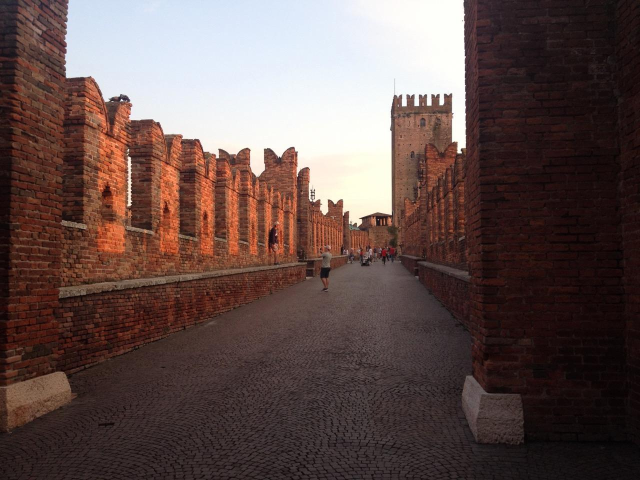
#> input picture 1_image_enhancement/data/verona_color.jpg, 1280 x 960 px (shown at 1/2 size)
$ jupyter execute --allow-errors 3_denoising_sharpening.ipynb
#> lines starting #> are read from the running program, lines starting #| are printed output that depends on the picture; after the words box and inside, x2 and y2 are one past the last pixel; in counts of white or black regions, pixels touching at a corner belong together
### 1_image_enhancement/lib/widgets.py
import cv2
from ipywidgets import interact, widgets


from .plots import (
    plot_img_repr,
    plot_linear_contrast_enhance,
    plot_gamma_correct,
    plot_hist_equalize,
    plot_clahe,
    plot_mean_kernel,
    plot_gaussian_kernel,
    plot_median_kernel,
    plot_laplacian_kernel,
    plot_sharpening_kernel,
    plot_multi_filter,
    plot_unsharp_mask,
    plot_DoG,
    plot_multi_sharpening,
)

from .denoising_sharpening import (
    add_salt_pepper_noise,
    add_gaussian_noise,
)


DEFAULT_IMGS = ['data/verona_color.jpg', 'data/verona_gray.jpg']


def read_and_convert_img(img_file):
    img = cv2.imread(img_file, cv2.IMREAD_UNCHANGED)

    if len(img.shape) == 3:
        img = cv2.cvtColor(img, cv2.COLOR_BGR2RGB)

    return img


# [5 lines left out: function build_plot_wrapper, not called in this run]


def build_plot_wrapper_with_crop(
    func, crop_x_slider, crop_y_slider,
    crop_size_slider
):
    def plot_wrapper(img_file, *args, **kwargs):
        img = read_and_convert_img(img_file)

        height, width = img.shape[:2]
        crop_x_slider.min = 0
        crop_y_slider.min = 0
        crop_x_slider.max = width
        crop_y_slider.max = height
        crop_size_slider.max = min(height, width, crop_size_slider.max)

        func(img, *args, **kwargs)

    return plot_wrapper


def interact_with_crop(func, x0_value=0, y0_value=0,
                       size_value=10,
                       size_max=100,
                       *args, **kwargs):
    crop_x_slider = widgets.IntSlider(min=0, max=x0_value, value=x0_value, continuous_update=False)
    crop_y_slider = widgets.IntSlider(min=0, max=y0_value, value=y0_value, continuous_update=False)
    crop_size_slider = widgets.IntSlider(min=1, max=size_max, value=size_value, continuous_update=False)

    interact(
        build_plot_wrapper_with_crop(
            func, crop_x_slider, crop_y_slider,
            crop_size_slider
        ),
        *args,
        **kwargs,
        crop_x0=crop_x_slider,
        crop_y0=crop_y_slider,
        crop_size=crop_size_slider,
    )


# [66 lines left out: functions interact_img_repr, interact_linear_contrast_enhance, interact_gamma_correct, interact_hist_equalize, interact_clahe, not called in this run]


def interact_mean_kernel(img_files=DEFAULT_IMGS):
    size_slider = widgets.IntSlider(min=1, max=50, value=3, continuous_update=False)

    interact_with_crop(
        plot_mean_kernel,
        img_file=img_files,
        size=size_slider,
        x0_value=782,
        y0_value=186,
        size_value=100,
        size_max=500,
    )


def interact_gaussian_kernel(img_files=DEFAULT_IMGS):
    size_slider = widgets.IntSlider(min=2, max=50, value=3, continuous_update=False)

    interact_with_crop(
        plot_gaussian_kernel,
        img_file=img_files,
        size=size_slider,
        x0_value=782,
        y0_value=186,
        size_value=100,
        size_max=500,
    )


def interact_laplacian_kernel(img_files=DEFAULT_IMGS):
    interact_with_crop(
        plot_laplacian_kernel,
        img_file=img_files,
        x0_value=782,
        y0_value=186,
        size_value=100,
        size_max=500,
    )


def interact_sharpening_kernel(img_files=DEFAULT_IMGS):
    interact_with_crop(
        plot_sharpening_kernel,
        img_file=img_files,
        x0_value=782,
        y0_value=186,
        size_value=100,
        size_max=500,
    )


def interact_unsharp_mask(img_files=DEFAULT_IMGS):
    size_slider = widgets.IntSlider(min=3, max=51, value=3, step=2, continuous_update=False)

    interact_with_crop(
        plot_unsharp_mask,
        img_file=img_files,
        size=size_slider,
        x0_value=782,
        y0_value=186,
        size_value=100,
        size_max=500,
    )


def interact_DoG(img_files=DEFAULT_IMGS):
    size_1_slider = widgets.IntSlider(min=3, max=31, value=3, step=2, continuous_update=False)
    size_2_slider = widgets.IntSlider(min=5, max=51, value=5, step=2, continuous_update=False)

    interact_with_crop(
        plot_DoG,
        img_file=img_files,
        size_1=size_1_slider,
        size_2=size_2_slider,
        x0_value=782,
        y0_value=186,
        size_value=100,
        size_max=500,
    )


def interact_median_kernel(img_files=DEFAULT_IMGS):
    size_slider = widgets.IntSlider(min=3, max=51, value=3, step=2, continuous_update=False)

    interact_with_crop(
        plot_median_kernel,
        img_file=img_files,
        size=size_slider,
        x0_value=782,
        y0_value=186,
        size_value=100,
        size_max=500,
    )

def interact_denoise_with_filters(
    img_files=DEFAULT_IMGS,
):
    size_slider = widgets.IntSlider(min=3, max=51, value=3, step=2, continuous_update=False)
    noise_amount_slider = widgets.FloatSlider(min=0, max=1, step=0.01, value=0.01, continuous_update=False)

    # [13 lines left out: function plot_multi_filter_wrapper, not called in this run]

    interact_with_crop(
        plot_multi_filter_wrapper,
        img_file=img_files,
        filter_size=size_slider,
        noise=['Salt and pepper', 'Gaussian'],
        noise_amount=noise_amount_slider,
        x0_value=782,
        y0_value=186,
        size_value=100,
        size_max=500,
    )


def interact_sharpening_with_noise(
    img_files=DEFAULT_IMGS,
):
    size_slider = widgets.IntSlider(min=3, max=51, value=3, step=2, continuous_update=False)
    noise_amount_slider = widgets.FloatSlider(min=0, max=1, step=0.01, value=0.01, continuous_update=False)

    # [13 lines left out: function plot_multi_sharpening_wrapper, not called in this run]

    interact_with_crop(
        plot_multi_sharpening_wrapper,
        img_file=img_files,
        filter_size=size_slider,
        noise=['Salt and pepper', 'Gaussian'],
        noise_amount=noise_amount_slider,
        x0_value=782,
        y0_value=186,
        size_value=100,
        size_max=500,
    )

### 1_image_enhancement/lib/denoising_sharpening.py
import cv2
import numpy as np
from .utils import lightness_only


def build_mean_kernel(size):
    return np.ones((size, size))/(size**2)


def apply_mean_kernel(img, size):
    kernel = build_mean_kernel(size)
    return cv2.filter2D(img, -1, kernel)


def build_gaussian_kernel(size):
    k1 = cv2.getGaussianKernel(size, sigma=0)
    return np.dot(k1, k1.T)


def apply_gaussian_kernel(img, size):
    return cv2.GaussianBlur(img, (size, size), 0)


# [6 lines left out: function build_laplacian_kernel, not called in this run]


def apply_laplacian_kernel(img):
    kernel = build_laplacian_kernel()
    return cv2.filter2D(img, -1, kernel)


# [6 lines left out: function build_sharpening_kernel, not called in this run]


def apply_sharpening_kernel(img):
    kernel = build_sharpening_kernel()
    return cv2.filter2D(img, -1, kernel)


def apply_median_kernel(img, size):
    return cv2.medianBlur(img, size)


def apply_unsharp_mask(img, size):
    smoothed_img = cv2.GaussianBlur(img, (size, size), 0)
    return cv2.addWeighted(img, 2.0, smoothed_img, -1.0, 0)


# [4 lines left out: function apply_DoG, not called in this run]


def add_gaussian_noise(img, mean, sigma):
    noise = np.random.normal(mean, sigma, size=img.shape)
    noisy_img = noise + img
    return np.clip(noisy_img, 0, 255).astype(np.uint8)


def add_salt_pepper_noise(img, amount=0.01):
    width, height = img.shape[0], img.shape[1]
    num_noise = int(np.ceil(amount * width * height))

    coords_y, coords_x = [np.random.randint(0, i, num_noise)
                          for i in img.shape[:2]]

    coords_y_salt, coords_y_pepper = np.split(coords_y, 2)
    coords_x_salt, coords_x_pepper = np.split(coords_x, 2)

    new_img = np.copy(img)
    new_img[coords_y_salt, coords_x_salt] = 0
    new_img[coords_y_pepper, coords_x_pepper] = 255

    return new_img

### 1_image_enhancement/3_denoising_sharpening.ipynb
[cell 1]
import cv2
import numpy as np
import matplotlib.pyplot as plt

# Mean filtering

[cell 2]
img = cv2.imread('data/verona_color.jpg')[..., ::-1]

[cell 3]
kernel = np.array([
    [1, 1, 1],
    [1, 1, 1],
    [1, 1, 1],
]) * 1/9

# Or shorter: kernel = ones((3, 3)) * 1/9

new_img = cv2.filter2D(img, -1, kernel)

plt.imshow(new_img)

[cell 4]
from lib.widgets import interact_mean_kernel

#> (the rest of this cell did not finish here and is left out)

#> the sliders are set to img_file = data/verona_color.jpg, size = 3, crop_x0 = 782, crop_y0 = 186, crop_size = 100
#> in read_and_convert_img, img is the input picture: shape (960, 1280, 3); mean B, G, R 76.1, 79.4, 98.6

# Gaussian filtering

[cell 5]
from lib.denoising_sharpening import build_gaussian_kernel

kernel = build_gaussian_kernel(3)
print(kernel)

new_img = cv2.filter2D(img, -1, kernel)

plt.imshow(new_img)

[cell 6]
from lib.widgets import interact_gaussian_kernel

#> (the rest of this cell did not finish here and is left out)

#> the sliders are set to img_file = data/verona_color.jpg, size = 3, crop_x0 = 782, crop_y0 = 186, crop_size = 100

# Median filtering

[cell 7]
from lib.widgets import interact_median_kernel

#> (the rest of this cell did not finish here and is left out)

#> the sliders are set to img_file = data/verona_color.jpg, size = 3, crop_x0 = 782, crop_y0 = 186, crop_size = 100

# Noise

[cell 8]
from lib.denoising_sharpening import add_salt_pepper_noise

plt.imshow(add_salt_pepper_noise(img[:100, :100, :], 0.01))
#> in add_salt_pepper_noise, `new_img = np.copy(img)`:
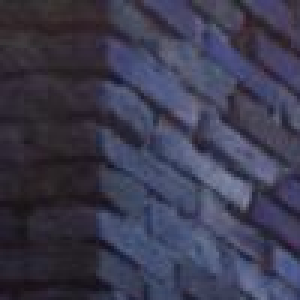
#> new_img: shape (100, 100, 3) (shown 3 times larger); mean of channels 0, 1, 2 79.5, 59.3, 59.9; drawn as B, G, R
#> in add_salt_pepper_noise, `new_img[coords_y_salt, coords_x_salt] = 0`:
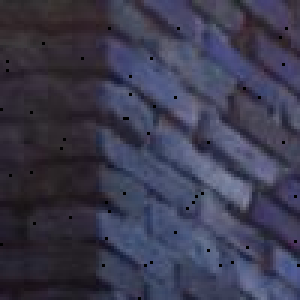
#> new_img: shape (100, 100, 3) (shown 3 times larger); 0.5% of pixels changed, all inside (x1, y1, x2, y2) = (0, 9, 100, 100); drawn as B, G, R
#> in add_salt_pepper_noise, `new_img[coords_y_pepper, coords_x_pepper] = 255`:
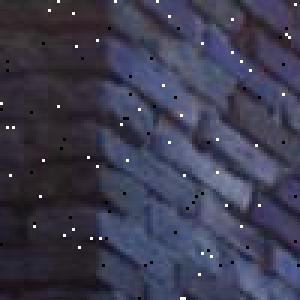
#> new_img: shape (100, 100, 3) (shown 3 times larger); 0.5% of pixels changed, all inside (x1, y1, x2, y2) = (0, 0, 99, 100); drawn as B, G, R

[cell 9]
from lib.denoising_sharpening import add_gaussian_noise

plt.imshow(add_gaussian_noise(img[:100, :100, :], 0, 15))
#> in add_gaussian_noise, `noisy_img = noise + img`:
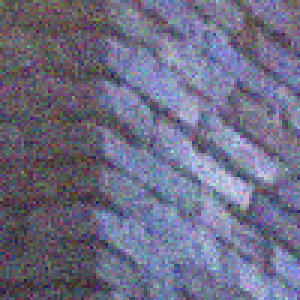
#> noisy_img: shape (100, 100, 3) float64 (shown 3 times larger); mean of channels 0, 1, 2 79.5, 59.2, 60; drawn with min black and max white
#> in add_gaussian_noise, `return np.clip(noisy_img, 0, 255).astype(np.uint8)`:
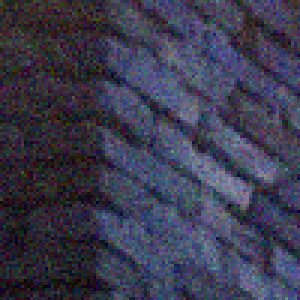
#> returned value: shape (100, 100, 3) (shown 3 times larger); mean of channels 0, 1, 2 79, 58.8, 59.5; drawn as B, G, R

# Denoising with filters

[cell 10]
from lib.widgets import interact_denoise_with_filters

#> (the rest of this cell did not finish here and is left out)

#> the sliders are set to img_file = data/verona_color.jpg, filter_size = 3, noise = Salt and pepper, noise_amount = 0.01, crop_x0 = 782, crop_y0 = 186, crop_size = 100

# Laplacian

[cell 11]
from lib.widgets import interact_laplacian_kernel

#> (the rest of this cell did not finish here and is left out)

#> the sliders are set to img_file = data/verona_color.jpg, crop_x0 = 782, crop_y0 = 186, crop_size = 100

# Sharpening filter

[cell 12]
from lib.widgets import interact_sharpening_kernel

#> (the rest of this cell did not finish here and is left out)

#> the sliders are set to img_file = data/verona_color.jpg, crop_x0 = 782, crop_y0 = 186, crop_size = 100

# Unsharp mask

[cell 13]
from lib.widgets import interact_unsharp_mask

#> (the rest of this cell did not finish here and is left out)

#> the sliders are set to img_file = data/verona_color.jpg, size = 3, crop_x0 = 782, crop_y0 = 186, crop_size = 100

# Difference of Gaussians (DoG)

[cell 14]
from lib.widgets import interact_DoG

#> (the rest of this cell did not finish here and is left out)

#> the sliders are set to img_file = data/verona_color.jpg, size_1 = 3, size_2 = 5, crop_x0 = 782, crop_y0 = 186, crop_size = 100

# Sharpening comparison

[cell 15]
from lib.widgets import interact_sharpening_with_noise

#> (the rest of this cell did not finish here and is left out)

#> the sliders are set to img_file = data/verona_color.jpg, filter_size = 3, noise = Salt and pepper, noise_amount = 0.01, crop_x0 = 782, crop_y0 = 186, crop_size = 100

$ run again, with 1_image_enhancement/data/butterfly_LR.png saved as 1_image_enhancement/data/verona_color.jpg
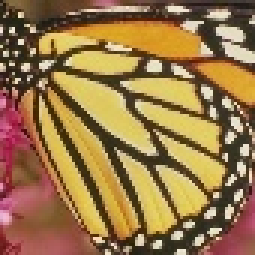
#> input picture 1_image_enhancement/data/butterfly_LR.png, 85 x 85 px (shown 3 times larger)
#> `new_img = cv2.filter2D(img, -1, kernel)`:
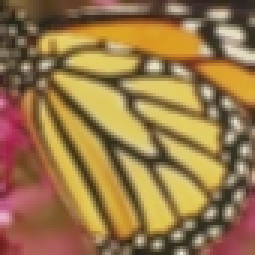
#> new_img: shape (85, 85, 3) (shown 3 times larger); mean R, G, B 152.7, 119, 72.6
#> in read_and_convert_img, img is the input picture: shape (85, 85, 3); mean B, G, R 72.7, 119.1, 152.8
#> in add_gaussian_noise, `return np.clip(noisy_img, 0, 255).astype(np.uint8)`:
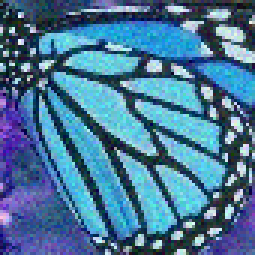
#> returned value: shape (85, 85, 3) (shown 3 times larger); mean of channels 0, 1, 2 152.4, 118.7, 72.5; drawn as B, G, R
